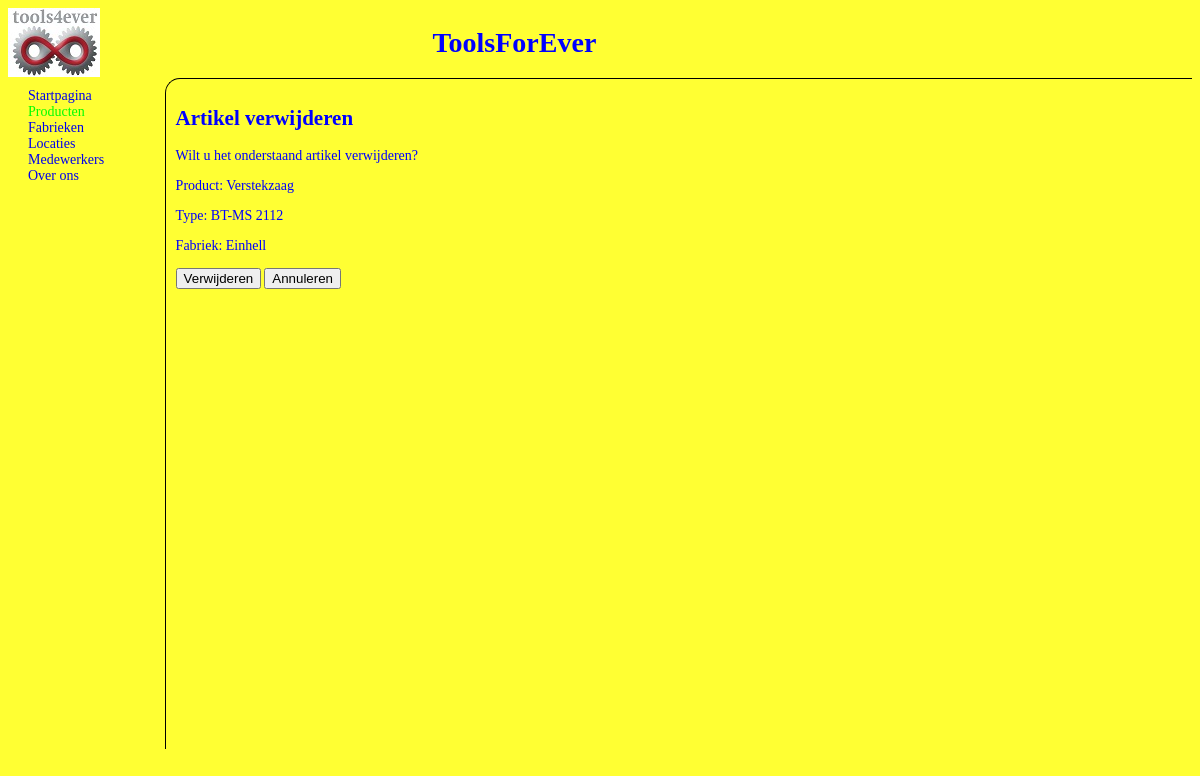
The app's page /intern/artikelverwijderen.php?id=BTMS2 with its own data.
### tables this page shows
create table artikel (
	productcode varchar(5),
	product varchar(25),
	type varchar(20),
	fabriekscode varchar(5),
	inkoopsprijs decimal(10, 2),
	verkoopsprijs decimal(10,2),
	primary key(productcode),
	foreign key(fabriekscode) references fabriek(fabriekscode)
);

create table fabriek (
	fabriekscode varchar(5),
	fabrieksnaam varchar(15),
	telefoon varchar(10),
	primary key(fabriekscode)
);

### intern/artikelverwijderen.php (the view, shortened to what this page needs)
<?php
include_once "database.php";
?>
<!DOCTYPE html>
<html>
<head>
    <link href="../toolsforever.css" rel="stylesheet" type="text/css" media="screen" />
</head>
<body>
    <header>
		<div id="logo"><a href="../index.php"><img src="../afbeeldingen/NewLogo.jpg" /></a></div>
		<div id="titel"><h1>ToolsForEver</h1></div>
	</header>
	<div id="wrapper">
        <nav>
    		<a href="../index.php">Startpagina</a>
    		<a class="huidig" href="index.php?prod=1">Producten</a>
    		<a href="fabrieken.php">Fabrieken</a>
    		<a href="locatie.php">Locaties</a>
    		<a href="medewerkers.php">Medewerkers</a>
    		<a href="../info.php">Over ons</a>
        </nav>
        <article>
    <?php
    $stmt = $conn->prepare("SELECT * FROM artikel JOIN fabriek ON artikel.fabriekscode = fabriek.fabriekscode WHERE productcode=:productcode");
    $stmt->bindParam(":productcode",$productcode);
    $stmt->execute();
    $row = $stmt->fetch();
    ?>
            <h1>Artikel verwijderen</h1>
            <p>Wilt u het onderstaand artikel verwijderen?</p>
            <p>Product: <?php echo $row['product'];?></p>
            <p>Type: <?php echo $row['type'];?></p>
            <p>Fabriek: <?php echo $row['fabrieksnaam'];?></p>
            <form method="post" action="#">
                    <input type="submit" name="delete" value="Verwijderen" />
                    <input type="button" value="Annuleren" onclick="location.href='../index.php';" />
            </form>
        </article>
    </div>
</body>
</html>

### toolsforever.css (style rules this page uses)
html { height: 100%; font-family: "Calibri"; font-size: 14px; color: #0000FF; background: #FFFF33; }
header { float: left; width: 100%; height: 10%; }
img { border: none; }
#logo { float: left; display: inline; width: 8%; width: 92px; height: 67px; }
#titel { margin: auto; text-align: center; width: 70%; float: left; }
#wrapper { display: block; float: right; height: 90%; width: 100%; }
nav { float: left; width: 10%; padding: 10px; }
nav a { display: block; margin-left: 10px; margin-right: 20px; text-decoration: none; }
.huidig { color: #00FF00; }
article { display: inline; padding: 10px; float: right; width: 85%; height: 650px; border-left: 1px solid black; border-top: 1px solid black; border-top-left-radius: 15px; }
form { width: 200px; }
form input { float: left; margin-bottom: 3px; margin-right: 3px; }

### records on screen
artikel: product "Verstekzaag", type "BT-MS 2112", fabriekscode.fabrieksnaam "Einhell"
